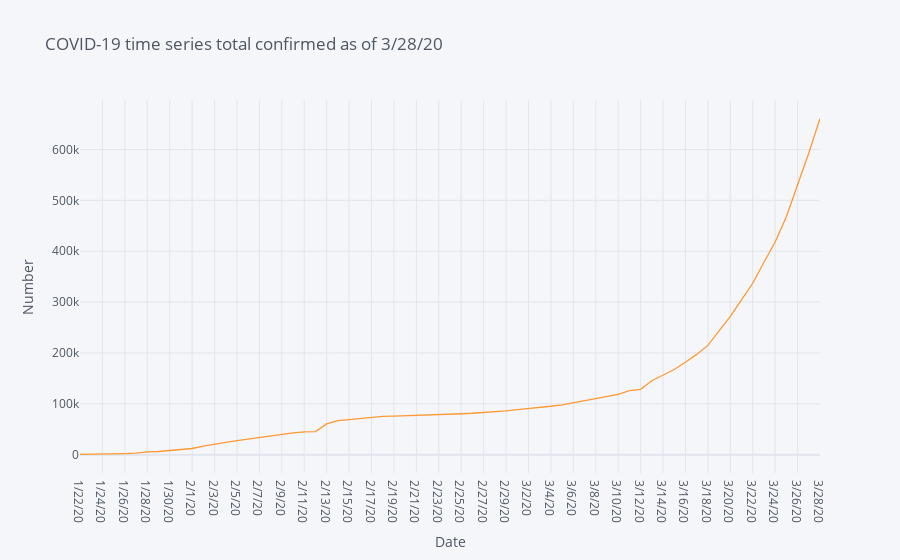

Notebook code for this chart:
### Code cell
# Total confirmed by date

covid19_confirmed.loc["Total"] = covid19_confirmed.sum()
df_confirmed_total=covid19_confirmed.iloc[-1,4:]
fig = df_confirmed_total.iplot(asFigure=True, xTitle="Date", yTitle="Number", title=f'COVID-19 time series total confirmed as of {confirmed_latest}')
fig

### Figure 1 — Plotly figure (JSON) as saved in the notebook; plotly's stock layout.template omitted (floating-point values rounded to 4 significant figures)
{"data": [{"line": {"color": "rgba(255, 153, 51, 1.0)", "dash": "solid", "shape": "linear", "width": 1.3}, "mode": "lines", "name": "Total", "text": "", "type": "scatter", "x": ["1/22/20", "1/23/20", "1/24/20", "1/25/20", "1/26/20", "1/27/20", "1/28/20", "1/29/20", "1/30/20", "1/31/20", "2/1/20", "2/2/20", "2/3/20", "2/4/20", "2/5/20", "2/6/20", "2/7/20", "2/8/20", "2/9/20", "2/10/20", "2/11/20", "2/12/20", "2/13/20", "2/14/20", "2/15/20", "2/16/20", "2/17/20", "2/18/20", "2/19/20", "2/20/20", "2/21/20", "2/22/20", "2/23/20", "2/24/20", "2/25/20", "2/26/20", "2/27/20", "2/28/20", "2/29/20", "3/1/20", "3/2/20", "3/3/20", "3/4/20", "3/5/20", "3/6/20", "3/7/20", "3/8/20", "3/9/20", "3/10/20", "3/11/20", "3/12/20", "3/13/20", "3/14/20", "3/15/20", "3/16/20", "3/17/20", "3/18/20", "3/19/20", "3/20/20", "3/21/20", "3/22/20", "3/23/20", "3/24/20", "3/25/20", "3/26/20", "3/27/20", "3/28/20"], "y": [555, 654, 941, 1434, 2118, 2927, 5578, 6166, 8234, 9927, 12038, 16787, 19881, 23892, 27635, 30794, 34391, 37120, 40150, 42762, 44802, 45221, 60368, 66885, 69030, 71224, 73258, 75136, 75639, 76197, 76819, 78572, 78958, 79561, 80406, 81388, 82746, 84112, 86011, 88369, 90306, 92840, 95120, 97886, 101801, 105847, 109821, 113590, 118620, 125875, 128352, 145205, 156101, 167454, 181574, 197102, 214821, 242500, 272035, 304396, 336953, 378235, 418045, 467653, 529591, 593291, 660706]}], "layout": {"legend": {"bgcolor": "#F5F6F9", "font": {"color": "#4D5663"}}, "paper_bgcolor": "#F5F6F9", "plot_bgcolor": "#F5F6F9", "title": {"font": {"color": "#4D5663"}, "text": "COVID-19 time series total confirmed as of 3/28/20"}, "xaxis": {"gridcolor": "#E1E5ED", "showgrid": true, "tickfont": {"color": "#4D5663"}, "title": {"font": {"color": "#4D5663"}, "text": "Date"}, "zerolinecolor": "#E1E5ED"}, "yaxis": {"gridcolor": "#E1E5ED", "showgrid": true, "tickfont": {"color": "#4D5663"}, "title": {"font": {"color": "#4D5663"}, "text": "Number"}, "zerolinecolor": "#E1E5ED"}}}
